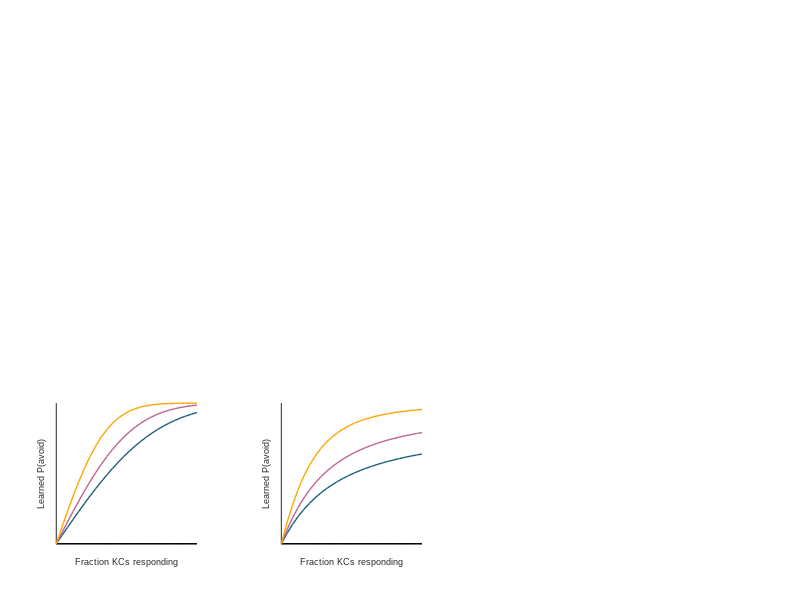

Reproduce this figure in MATLAB.
colors = [0 0 0;
    0.102, 0.373, 0.478;
    0.739, 0.390, 0.571;
    1, 0.647, 0];

% based on the results of Fig 7
Tas = [0.029, 0.0215];
Tms = [0, 0.1710];
x=0:0.01:0.25;

figure
% j=1: Tm=0
% j=2: Tm>0
for j=1:2
    Ta = Tas(j);
    Tm = Tms(j);
    subplot(1,2,j)
    ss = [0 0.3 0.4 0.6]; % no shock, weak shock, medium shock, strong shock
    hold on
    for i=1:length(ss)
        plot(x,normcdf(ss(i).*x./sqrt( (Ta + Tm*x).^2 + (Ta + Tm*(1-ss(i))*x).^2 )),'Color',colors(i,:),'LineWidth',1)
    end
    xlim([0 0.25])
    ylim([0.5 1])
    set(gca,'linewidth',0.5)
    ylabel('Learned P(avoid)')
    xlabel('Fraction KCs responding')
    axis square
    xticks([])
    yticks([])
    set(gca,'units','centimeters','Position',[1+(j-1)*4,1,2.5,2.5],'FontSize',6,'FontName','Arial')
end
